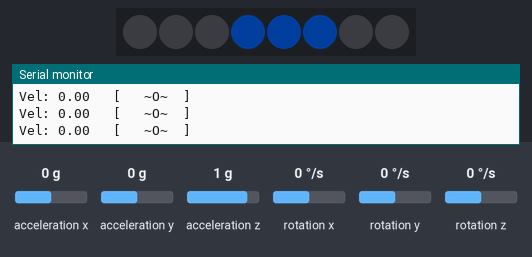
A sketch run on a simulated Raspberry Pi Pico. Shown: 8 RGB LEDs in strip order, left to right, the last lines printed to the serial monitor. Inputs (shaded band) come from the test bench; at power-on: acceleration x 0 g, acceleration y 0 g, acceleration z 1 g, rotation x 0 °/s, rotation y 0 °/s, rotation z 0 °/s. Dim RGB values are drawn brighter than linear.

Above: at 1.8 s.
1.9 s: acceleration x set to 0.3 g
At 3.4 s:
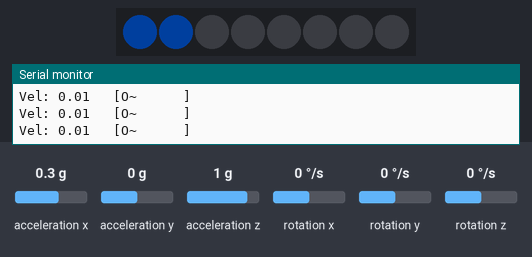
3.7 s: acceleration x set to -0.1 g
At 4.45 s:
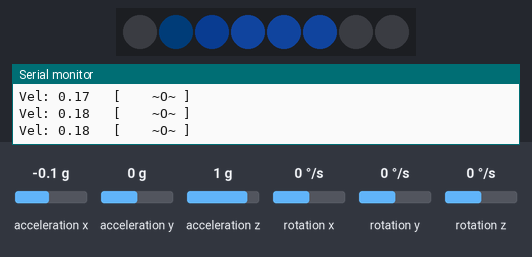
6.5 s: acceleration x set to 0.1 g
At 7.1 s:
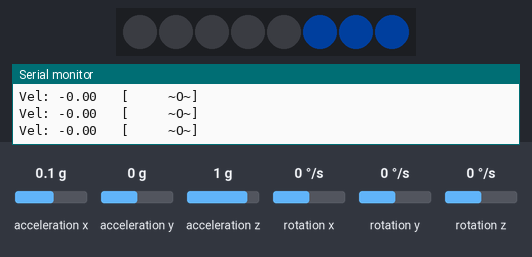
8.0 s: acceleration x set to 1.4 g
At 8.7 s:
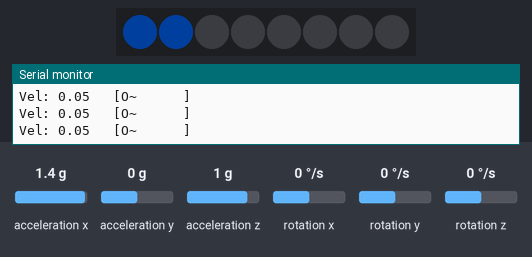
9.8 s: acceleration x set to -1.4 g
At 10.2 s:
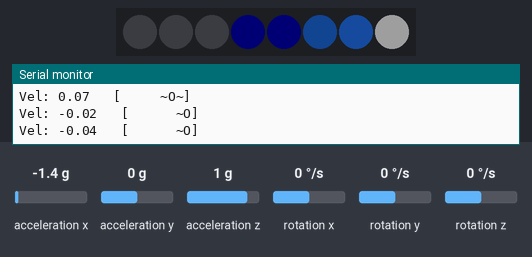
Timing chart, 0 to 12.7 s (numbered marks = the images above; inputs shaded):
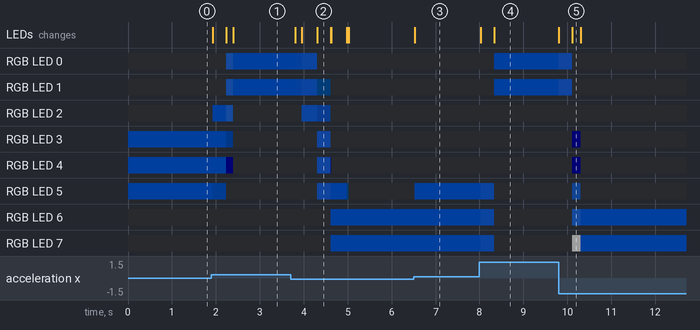

The sketch:

motion-driven-light.ino
```cpp
#include <Adafruit_NeoPixel.h>
#include <Wire.h>
#include <MPU6050.h>

// --- HARDWARE CONFIGURATION ---
#define PIN_NEOPIXEL 26 // Data IN pin for WS2812B (GP26)
#define NUM_PIXELS 8   // Number of LEDs in your strip/ring
#define SDA_PIN 4       // MPU6050 SDA (GP4)
#define SCL_PIN 5       // MPU6050 SCL (GP5)

// --- PHYSICS ENGINE SETTINGS ---
#define FRICTION 0.94    // Damping factor (Lower = thick liquid, Higher = watery)
#define SENSITIVITY 0.12 // Sensor sensitivity multiplier
#define BOUNCE -0.5      // Wall bounce coefficient (Negative for direction flip)

// --- OBJECTS ---
Adafruit_NeoPixel strip(NUM_PIXELS, PIN_NEOPIXEL, NEO_GRB + NEO_KHZ800);
MPU6050 mpu;

// --- SHARED VARIABLES (Volatile for Dual-Core Safety) ---
volatile float water_position = NUM_PIXELS / 2.0; // Start in the middle
volatile float water_velocity = 0.0;
volatile bool is_sensor_connected = false;

// Flags for visual effects triggered by physics
volatile bool hit_left_wall = false;
volatile bool hit_right_wall = false;

float calibration_offset = 0;
// ==========================================
// CORE 0: PHYSICS & SENSOR LOGIC
// ==========================================
void setup()
{
  Serial.begin(115200);
  Wire.setSDA(SDA_PIN);
  Wire.setSCL(SCL_PIN);
  Wire.begin();

  // Robustness Check: Initialize sensor
  Serial.println(">> System initializing...");
  mpu.initialize();
  is_sensor_connected = mpu.testConnection();

  if (is_sensor_connected)
  {
    Serial.println(">> MPU6050 Connection Successful!");
    // Read the sensor's current incorrect position 100 times and take the average
    long sum = 0;
    for (int i = 0; i < 100; i++)
    {
      int16_t ax, ay, az;
      mpu.getAcceleration(&ax, &ay, &az);
      sum += ax;
      delay(5);
    }
    calibration_offset = sum / 100.0;
    Serial.print(">> calibration is done. Offset: ");
    Serial.println(calibration_offset);
  }
  else
  {
    Serial.println(">> WARNING: MPU6050 not found! Simulation Mode Activated.");
  }
}

void loop()
{
  float tilt = 0;

  // 1. Input Handling (Sensor vs. Simulation)
  if (is_sensor_connected)
  {
    int16_t ax, ay, az;
    mpu.getAcceleration(&ax, &ay, &az);
    // Map accelerometer X-axis to tilt value (Adjust map range if direction is inverted)
    // Subtract the calibration offset from the raw data. This way, the result is exactly 0 when the sensor is on the table.
    float adjusted_ax = ax - calibration_offset;

    tilt = map(adjusted_ax, -17000, 17000, 10, -10) / 10.0;
  }
  else
  {
    tilt = sin(millis() / 700.0) * 2.5;
  }

  // 2. Physics Calculations (Lagrangian mechanics simplified)
  // Apply Force (F = ma)
  if (abs(tilt) > 0.1)
  { // Deadzone filter for noise
    water_velocity += tilt * SENSITIVITY;
  }

  water_velocity *= FRICTION;       // Apply damping
  water_position += water_velocity; // Update position

  // 3. Boundary Checks & Bounce Logic
  if (water_position < 0)
  {
    water_position = 0;
    water_velocity *= BOUNCE;
    // Trigger visual flash if impact is hard enough
    if (abs(water_velocity) > 0.1)
      hit_left_wall = true;
  }

  if (water_position > NUM_PIXELS - 1)
  {
    water_position = NUM_PIXELS - 1;
    water_velocity *= BOUNCE;
    // Trigger visual flash if impact is hard enough
    if (abs(water_velocity) > 0.1)
      hit_right_wall = true;
  }

  delay(15); // Physics loop rate (~60Hz)
}

// ==========================================
// CORE 1: RENDERING & VISUALIZATION
// ==========================================
// Note: setup1() and loop1() automatically run on the second core of the Pi Pico.

void setup1()
{
  strip.begin();
  strip.setBrightness(30); // Adjust brightness (0-255)
  strip.show();
}

void loop1()
{
  // A. TRAIL EFFECT (Dimming)
  // Instead of clearing, dim existing pixels to create a motion blur trail
  for (int i = 0; i < NUM_PIXELS; i++)
  {
    uint32_t c = strip.getPixelColor(i);
    uint8_t r = (uint8_t)(c >> 16);
    uint8_t g = (uint8_t)(c >> 8);
    uint8_t b = (uint8_t)c;
    strip.setPixelColor(i, strip.Color(r * 0.6, g * 0.6, b * 0.6));
  }

  // B. VELOCITY SHIMMER
  // Change color based on speed: Blue (Slow) -> Turquoise/White (Fast/Frothy)
  int speed_factor = constrain(abs(water_velocity) * 150, 0, 255);
  uint32_t water_color = strip.Color(speed_factor, 100 + (speed_factor / 2), 255);

  // Draw the water center
  int center_pixel = (int)water_position;

  // Safety check to prevent out-of-bounds errors
  if (center_pixel >= 0 && center_pixel < NUM_PIXELS)
  {
    strip.setPixelColor(center_pixel, water_color);

    // Anti-aliasing / Bleeding to adjacent pixels for smoothness
    if (center_pixel > 0)
      strip.setPixelColor(center_pixel - 1, water_color);
    if (center_pixel < NUM_PIXELS - 1)
      strip.setPixelColor(center_pixel + 1, water_color);
  }

  // C. WALL BOUNCE FLASH
  // Check flags set by Core 0
  if (hit_left_wall)
  {
    strip.setPixelColor(0, strip.Color(255, 255, 255)); // Flash White
    hit_left_wall = false;
  }
  if (hit_right_wall)
  {
    strip.setPixelColor(NUM_PIXELS - 1, strip.Color(255, 255, 255)); // Flash White
    hit_right_wall = false;
  }

  strip.show();

  // D. ASCII VISUALIZATION (Serial Monitor)
  // Render visual representation without using line indexes
  String visual = "[";
  for (int i = 0; i < NUM_PIXELS; i++)
  {
    if (i == center_pixel)
      visual += "O";
    else if (i == center_pixel - 1 || i == center_pixel + 1)
      visual += "~"; // Wave
    else
      visual += " ";
  }
  visual += "]";

  // Print single line status
  Serial.print("Vel: ");
  Serial.print(water_velocity);
  Serial.print(" \t");
  Serial.println(visual);

  delay(30); // Visual update rate (~30FPS)
}
```

Measured:
- the behaviour switches between -0.1 and 0 g on acceleration x (found by bisection; images 2 and 3)
- after the input at 1.9 s, RGB LED 0, RGB LED 1: off → RGB(4, 14, 30) after 0.33 s, → RGB(0, 12, 30) 0.16 s later
- after the input at 3.7 s, RGB LED 0: RGB(0, 12, 30) → RGB(1, 12, 30) after 0.10 s, → RGB(2, 13, 30) 0.15 s later, → off 0.35 s later; RGB LED 1: RGB(0, 12, 30) → RGB(1, 12, 30) after 0.10 s, → RGB(2, 13, 30) 0.15 s later, → RGB(0, 1, 2) 0.35 s later, → off 0.30 s later
- after the input at 6.5 s, RGB LED 5: off → RGB(0, 12, 30) at once; the LEDs: change at once (image 3)
- after the input at 8.0 s, RGB LED 0, RGB LED 1: off → RGB(0, 12, 30) after 0.34 s; RGB LED 5–7: RGB(0, 12, 30) → RGB(2, 13, 30) at once, → off 0.31 s later; the LEDs: first change at once (image 4 shows a later state)
- after the input at 9.8 s, RGB LED 0, RGB LED 1: RGB(0, 12, 30) → RGB(3, 13, 30) at once, → off 0.31 s later
